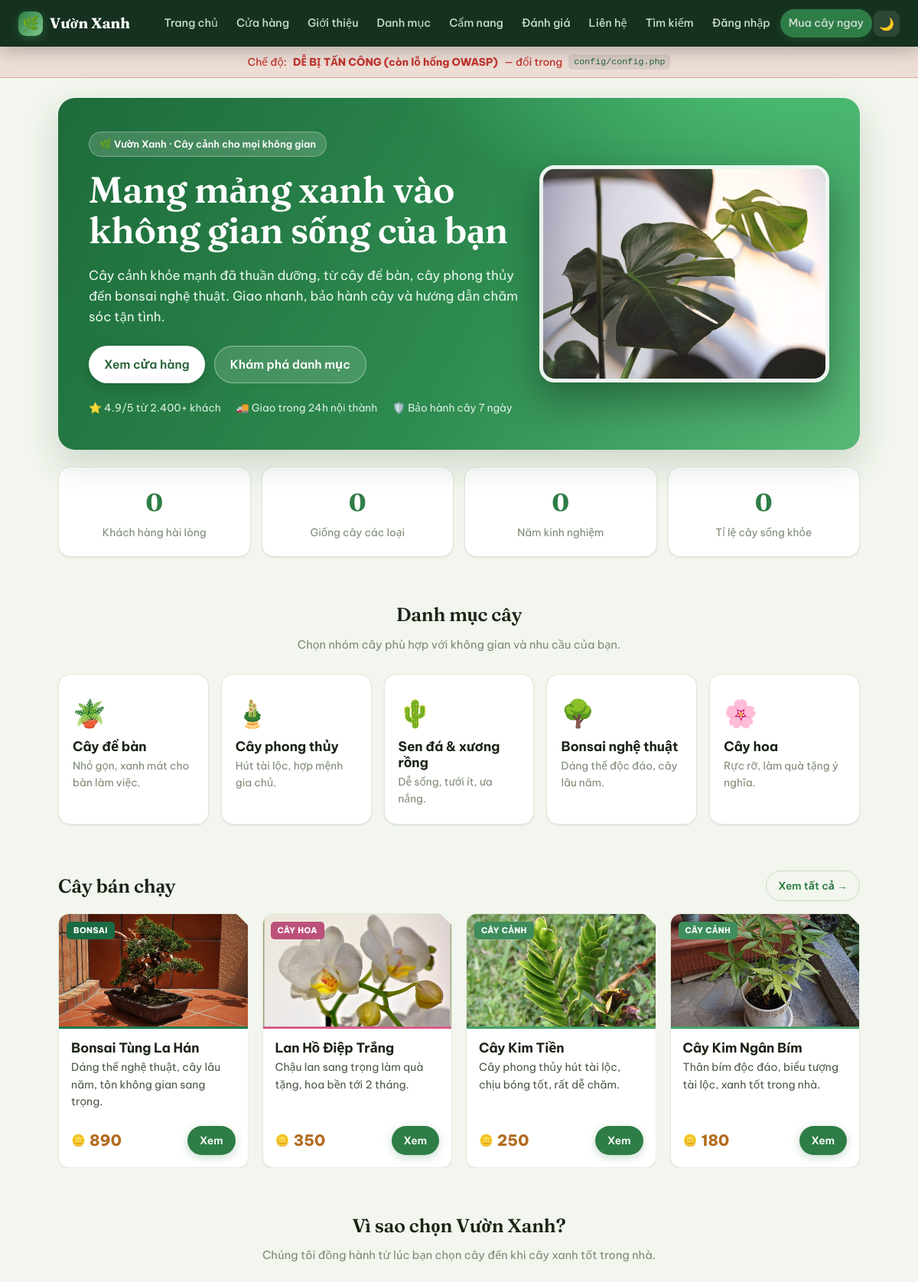
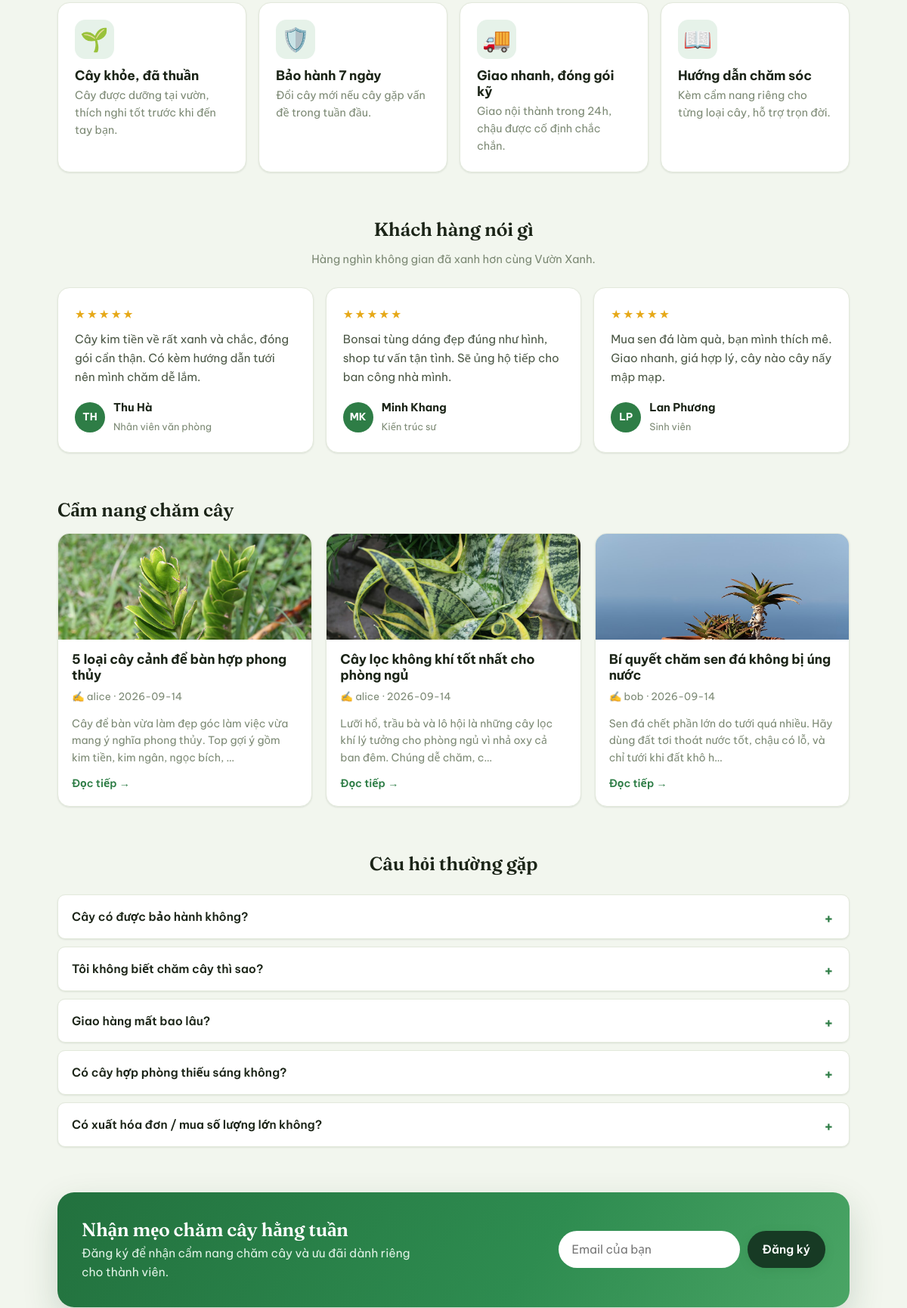
The page / (upper part) on the database its author committed (2 pictures, top to bottom).
### tables this page shows
CREATE TABLE items (
    id          INT AUTO_INCREMENT PRIMARY KEY,
    name        VARCHAR(150) NOT NULL,
    description TEXT,
    price       INT NOT NULL DEFAULT 0,              
    stock       INT NOT NULL DEFAULT 0,
    created_at  TIMESTAMP DEFAULT CURRENT_TIMESTAMP
);

CREATE TABLE posts (
    id         INT AUTO_INCREMENT PRIMARY KEY,
    user_id    INT NOT NULL,
    title      VARCHAR(200) NOT NULL,
    body       TEXT NOT NULL,
    created_at TIMESTAMP DEFAULT CURRENT_TIMESTAMP,
    FOREIGN KEY (user_id) REFERENCES users(id) ON DELETE CASCADE
);

CREATE TABLE users (
    id            INT AUTO_INCREMENT PRIMARY KEY,
    username      VARCHAR(50)  NOT NULL UNIQUE,
     
     
     
    password_md5  VARCHAR(32)  DEFAULT NULL,
    password_hash VARCHAR(255) DEFAULT NULL,
    role          ENUM('user','admin') NOT NULL DEFAULT 'user',
    balance       INT NOT NULL DEFAULT 100,           
    bio           TEXT,
    created_at    TIMESTAMP DEFAULT CURRENT_TIMESTAMP
);

### includes/functions.php (called while the page is built, shortened)
<?php
function out($str) {
    return $str;
}
function _svg($inner) {
    return '<svg viewBox="0 0 64 64" fill="currentColor" aria-hidden="true">' . $inner . '</svg>';
}
function plant_visual($name) {
    $n = mb_strtolower($name ?? '', 'UTF-8');
    $has = function ($kws) use ($n) {
        foreach ($kws as $k) if (mb_strpos($n, $k) !== false) return true;
        return false;
    };
    $pot = '<path d="M19 43h26l-2.6 15.2A4 4 0 0 1 38.4 61H25.6a4 4 0 0 1-3.9-3.4L19 43z" opacity=".5"/>';
    if ($has(['lan','hoa','hồng','hong','cúc','cuc','flower'])) {
        $s = '<path d="M31 30h2v16h-2z"/>'
           . '<path d="M22 22c0-7 5-13 10-13s10 6 10 13-5 12-10 12-10-5-10-12z"/>'
           . '<circle cx="32" cy="22" r="4" opacity=".45"/>'
           . '<path d="M33 45c6-1 10-5 12-11-7 0-11 4-12 11z" opacity=".8"/>';
        return ['svg' => _svg($pot.$s), 'color' => '#d65c8a', 'tag' => 'Cây hoa'];
    }
    if ($has(['bonsai','tùng','tung','lộc vừng','loc vung','sanh','đa','da '])) {
        $s = '<path d="M32 44V27" fill="none" stroke="currentColor" stroke-width="4" stroke-linecap="round"/>'
           . '<ellipse cx="24" cy="23" rx="10" ry="7"/><ellipse cx="41" cy="19" rx="11" ry="7"/><ellipse cx="33" cy="13" rx="9" ry="6"/>';
        return ['svg' => _svg($pot.$s), 'color' => '#1f7a4d', 'tag' => 'Bonsai'];
    }
    $s = '<path d="M32 44C31 32 25 26 15 25c1 11 7 17 17 19z" opacity=".8"/>'
       . '<path d="M32 44C33 30 40 24 50 24c-1 12-8 18-18 20z"/>'
       . '<path d="M32 44V22" fill="none" stroke="currentColor" stroke-width="3" stroke-linecap="round"/>';
    return ['svg' => _svg($pot.$s), 'color' => '#47a06a', 'tag' => 'Cây cảnh'];
}
function plant_image($name) {
    $n = mb_strtolower($name ?? '', 'UTF-8');
    $map = [
        'sen đá' => 'sen-da', 'sen da' => 'sen-da',
        'xương rồng' => 'xuong-rong', 'xuong rong' => 'xuong-rong',
        'hồ điệp' => 'lan-ho-diep', 'lan' => 'lan-ho-diep',
        'bonsai' => 'bonsai', 'tùng' => 'bonsai',
        'kim tiền' => 'kim-tien', 'kim tien' => 'kim-tien',
        'kim ngân' => 'kim-ngan', 'kim ngan' => 'kim-ngan',
        'trầu bà' => 'trau-ba', 'trau ba' => 'trau-ba',
        'lưỡi hổ' => 'luoi-ho', 'luoi ho' => 'luoi-ho',
    ];
    foreach ($map as $kw => $slug) {
        if (mb_strpos($n, $kw) !== false) {
            $rel = 'assets/img/plants/' . $slug . '.jpg';
            if (is_file(__DIR__ . '/../public/' . $rel)) return $rel;
        }
    }
    return null;
}
function blog_image($title) {
    $t = mb_strtolower($title ?? '', 'UTF-8');
    if (mb_strpos($t, 'sen đá') !== false || mb_strpos($t, 'sen da') !== false) $slug = 'sen-da';
    elseif (mb_strpos($t, 'lọc không khí') !== false || mb_strpos($t, 'phòng ngủ') !== false) $slug = 'luoi-ho';
    elseif (mb_strpos($t, 'để bàn') !== false || mb_strpos($t, 'phong thủy') !== false) $slug = 'kim-tien';
    else $slug = 'trau-ba';
    return 'assets/img/plants/' . $slug . '.jpg';
}

### public/index.php (the view, shortened to what this page needs)
<?php
require_once __DIR__ . '/../includes/functions.php';
include __DIR__ . '/../includes/header.php';
$feat = mysqli_query($conn, "SELECT * FROM items ORDER BY price DESC LIMIT 4");
$posts = mysqli_query($conn,
    "SELECT p.*, u.username FROM posts p JOIN users u ON u.id=p.user_id
     ORDER BY p.created_at DESC LIMIT 3");
?>
<section class="hero hero-plant" id="about">
    <div class="hero-text">
        <span class="hero-eyebrow">🌿 Vườn Xanh · Cây cảnh cho mọi không gian</span>
        <h1>Mang mảng xanh vào<br>không gian sống của bạn</h1>
        <p>Cây cảnh khỏe mạnh đã thuần dưỡng, từ cây để bàn, cây phong thủy đến bonsai nghệ thuật.
           Giao nhanh, bảo hành cây và hướng dẫn chăm sóc tận tình.</p>
        <div class="cta">
            <a class="btn btn-light" href="shop.php">Xem cửa hàng</a>
            <a class="btn btn-ghost" href="#categories">Khám phá danh mục</a>
        </div>
        <div class="hero-trust">
            <span>⭐ 4.9/5 từ 2.400+ khách</span>
            <span>🚚 Giao trong 24h nội thành</span>
            <span>🛡️ Bảo hành cây 7 ngày</span>
        </div>
    </div>
    <div class="hero-art">
        <img class="hero-photo" src="assets/img/hero-plant.jpg" alt="Cây monstera lá xẻ xanh mướt trong nhà" loading="eager">
    </div>
</section>
<section class="stats">
    <div class="stat"><span class="stat-num" data-count="2400" data-suffix="+">0</span><span class="stat-label">Khách hàng hài lòng</span></div>
    <div class="stat"><span class="stat-num" data-count="180" data-suffix="+">0</span><span class="stat-label">Giống cây các loại</span></div>
    <div class="stat"><span class="stat-num" data-count="8">0</span><span class="stat-label">Năm kinh nghiệm</span></div>
    <div class="stat"><span class="stat-num" data-count="98" data-suffix="%">0</span><span class="stat-label">Tỉ lệ cây sống khỏe</span></div>
</section>
<section id="categories" class="block-sec">
    <div class="sec-head-c">
        <h2>Danh mục cây</h2>
        <p class="hint">Chọn nhóm cây phù hợp với không gian và nhu cầu của bạn.</p>
    </div>
    <div class="cat-grid">
        <a class="cat-tile" href="shop.php"><span class="cat-ico">🪴</span><h3>Cây để bàn</h3><p>Nhỏ gọn, xanh mát cho bàn làm việc.</p></a>
        <a class="cat-tile" href="shop.php"><span class="cat-ico">🎍</span><h3>Cây phong thủy</h3><p>Hút tài lộc, hợp mệnh gia chủ.</p></a>
        <a class="cat-tile" href="shop.php"><span class="cat-ico">🌵</span><h3>Sen đá &amp; xương rồng</h3><p>Dễ sống, tưới ít, ưa nắng.</p></a>
        <a class="cat-tile" href="shop.php"><span class="cat-ico">🌳</span><h3>Bonsai nghệ thuật</h3><p>Dáng thế độc đáo, cây lâu năm.</p></a>
        <a class="cat-tile" href="shop.php"><span class="cat-ico">🌸</span><h3>Cây hoa</h3><p>Rực rỡ, làm quà tặng ý nghĩa.</p></a>
    </div>
</section>
<section class="block-sec">
    <div class="row-between">
        <h2 style="margin:0">Cây bán chạy</h2>
        <a class="btn btn-sm btn-outline" href="shop.php">Xem tất cả →</a>
    </div>
    <div class="grid" style="margin-top:16px">
    <?php while ($it = mysqli_fetch_assoc($feat)):
        $v = plant_visual($it['name']); ?>
        <div class="card item" style="--rar:<?= $v['color'] ?>">
            <div class="item-fig"><span class="rar-badge"><?= $v['tag'] ?></span>
                <?php if ($img = plant_image($it['name'])): ?>
                    <img class="item-photo" src="<?= $img ?>" alt="<?= out($it['name']) ?>" loading="lazy">
                <?php else: ?><?= $v['svg'] ?><?php endif; ?>
            </div>
            <div class="item-body">
                <h3><?= out($it['name']) ?></h3>
                <p class="idesc"><?= out($it['description']) ?></p>
                <div class="item-foot">
                    <span class="price"><?= (int)$it['price'] ?></span>
                    <a class="btn btn-sm" href="shop.php">Xem</a>
                </div>
            </div>
        </div>
    <?php endwhile; ?>
    </div>
</section>
<section class="block-sec why">
    <div class="sec-head-c">
        <h2>Vì sao chọn Vườn Xanh?</h2>
        <p class="hint">Chúng tôi đồng hành từ lúc bạn chọn cây đến khi cây xanh tốt trong nhà.</p>
    </div>
    <div class="why-grid">
        <div class="why-item"><span class="why-ico">🌱</span><h3>Cây khỏe, đã thuần</h3><p>Cây được dưỡng tại vườn, thích nghi tốt trước khi đến tay bạn.</p></div>
        <div class="why-item"><span class="why-ico">🛡️</span><h3>Bảo hành 7 ngày</h3><p>Đổi cây mới nếu cây gặp vấn đề trong tuần đầu.</p></div>
        <div class="why-item"><span class="why-ico">🚚</span><h3>Giao nhanh, đóng gói kỹ</h3><p>Giao nội thành trong 24h, chậu được cố định chắc chắn.</p></div>
        <div class="why-item"><span class="why-ico">📖</span><h3>Hướng dẫn chăm sóc</h3><p>Kèm cẩm nang riêng cho từng loại cây, hỗ trợ trọn đời.</p></div>
    </div>
</section>
<section id="reviews" class="block-sec">
    <div class="sec-head-c">
        <h2>Khách hàng nói gì</h2>
        <p class="hint">Hàng nghìn không gian đã xanh hơn cùng Vườn Xanh.</p>
    </div>
    <div class="review-grid">
        <figure class="review"><div class="stars">★★★★★</div>
            <blockquote>Cây kim tiền về rất xanh và chắc, đóng gói cẩn thận. Có kèm hướng dẫn tưới nên mình chăm dễ lắm.</blockquote>
            <figcaption><span class="avatar">TH</span><span><strong>Thu Hà</strong><small>Nhân viên văn phòng</small></span></figcaption>
        </figure>
        <figure class="review"><div class="stars">★★★★★</div>
            <blockquote>Bonsai tùng dáng đẹp đúng như hình, shop tư vấn tận tình. Sẽ ủng hộ tiếp cho ban công nhà mình.</blockquote>
            <figcaption><span class="avatar">MK</span><span><strong>Minh Khang</strong><small>Kiến trúc sư</small></span></figcaption>
        </figure>
        <figure class="review"><div class="stars">★★★★★</div>
            <blockquote>Mua sen đá làm quà, bạn mình thích mê. Giao nhanh, giá hợp lý, cây nào cây nấy mập mạp.</blockquote>
            <figcaption><span class="avatar">LP</span><span><strong>Lan Phương</strong><small>Sinh viên</small></span></figcaption>
        </figure>
    </div>
</section>
<section id="blog" class="block-sec">
    <div class="row-between">
        <h2 style="margin:0">Cẩm nang chăm cây</h2>
    </div>
    <div class="blog-grid">
    <?php while ($p = mysqli_fetch_assoc($posts)): ?>
        <a class="blog-card" href="post.php?id=<?= (int)$p['id'] ?>">
            <div class="blog-thumb"><img src="<?= blog_image($p['title']) ?>" alt="<?= out($p['title']) ?>" loading="lazy"></div>
            <div class="blog-body">
                <h3><?= out($p['title']) ?></h3>
                <p class="meta">✍️ <?= out($p['username']) ?> · <?= out(mb_substr($p['created_at'],0,10)) ?></p>
                <p class="blog-ex"><?= out(mb_substr($p['body'], 0, 110)) ?>…</p>
                <span class="read-more">Đọc tiếp →</span>
            </div>
        </a>
    <?php endwhile; ?>
    </div>
</section>
<section id="faq" class="block-sec faq">
    <div class="sec-head-c"><h2>Câu hỏi thường gặp</h2></div>
    <details><summary>Cây có được bảo hành không?</summary><p>Có. Mọi cây được bảo hành 7 ngày kể từ khi nhận. Nếu cây gặp vấn đề do vận chuyển hoặc dưỡng, chúng tôi đổi cây mới.</p></details>
    <details><summary>Tôi không biết chăm cây thì sao?</summary><p>Mỗi đơn hàng đều kèm cẩm nang chăm sóc riêng cho loại cây bạn mua, và bạn có thể nhắn tin nhờ tư vấn bất cứ lúc nào.</p></details>
    <details><summary>Giao hàng mất bao lâu?</summary><p>Nội thành TP.HCM giao trong 24h. Các tỉnh khác từ 2–4 ngày, cây được đóng gói cố định chắc chắn.</p></details>
    <details><summary>Có cây hợp phòng thiếu sáng không?</summary><p>Có. Trầu bà, lưỡi hổ, kim tiền... đều chịu bóng tốt, rất hợp phòng ngủ và văn phòng ít nắng.</p></details>
    <details><summary>Có xuất hóa đơn / mua số lượng lớn không?</summary><p>Có. Vui lòng liên hệ hotline để được báo giá sỉ và xuất hóa đơn cho văn phòng, sự kiện.</p></details>
</section>
<section class="newsletter">
    <div class="nl-inner">
        <div>
            <h2>Nhận mẹo chăm cây hằng tuần</h2>
            <p>Đăng ký để nhận cẩm nang chăm cây và ưu đãi dành riêng cho thành viên.</p>
        </div>
        <form class="nl-form" data-demo action="#">
            <input type="email" name="email" placeholder="Email của bạn" required aria-label="Email">
            <button type="submit">Đăng ký</button>
        </form>
    </div>
</section>
<?php include __DIR__ . '/../includes/footer.php'; ?>

### rows shown on the page
items: name "BONSAI", shows a picture, name "Bonsai Tùng La Hán", description "Dáng thế nghệ thuật, cây lâu năm, tôn không gian sang trọng.", price "890"
items: name "CÂY HOA", shows a picture, name "Lan Hồ Điệp Trắng", description "Chậu lan sang trọng làm quà tặng, hoa bền tới 2 tháng.", price "350"
items: name "CÂY CẢNH", shows a picture, name "Cây Kim Tiền", description "Cây phong thủy hút tài lộc, chịu bóng tốt, rất dễ chăm.", price "250"
items: name "CÂY CẢNH", shows a picture, name "Cây Kim Ngân Bím", description "Thân bím độc đáo, biểu tượng tài lộc, xanh tốt trong nhà.", price "180"
posts: shows a picture, title "5 loại cây cảnh để bàn hợp phong thủy", user.username "alice", created_at "2026-09-14", body "Cây để bàn vừa làm đẹp góc làm việc vừa mang ý nghĩa phong thủy. Top gợi ý gồm kim tiền, kim ngân, ngọc bích,"
posts: shows a picture, title "Cây lọc không khí tốt nhất cho phòng ngủ", user.username "alice", created_at "2026-09-14", body "Lưỡi hổ, trầu bà và lô hội là những cây lọc khí lý tưởng cho phòng ngủ vì nhả oxy cả ban đêm. Chúng dễ chăm, c"
posts: shows a picture, title "Bí quyết chăm sen đá không bị úng nước", user.username "bob", created_at "2026-09-14", body "Sen đá chết phần lớn do tưới quá nhiều. Hãy dùng đất tơi thoát nước tốt, chậu có lỗ, và chỉ tưới khi đất khô h"
